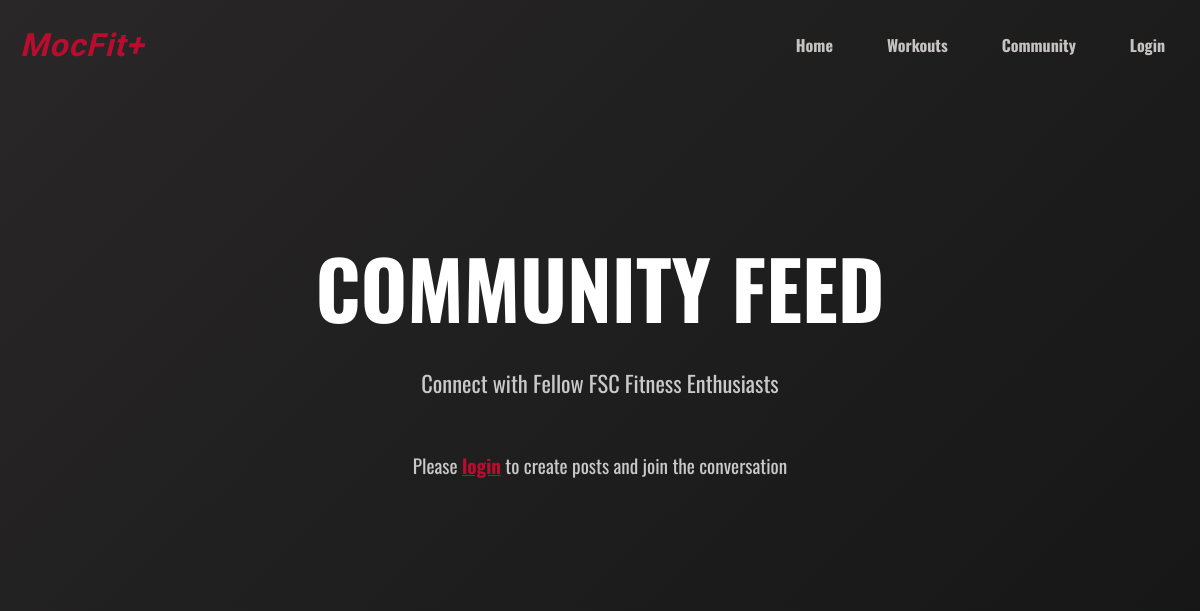
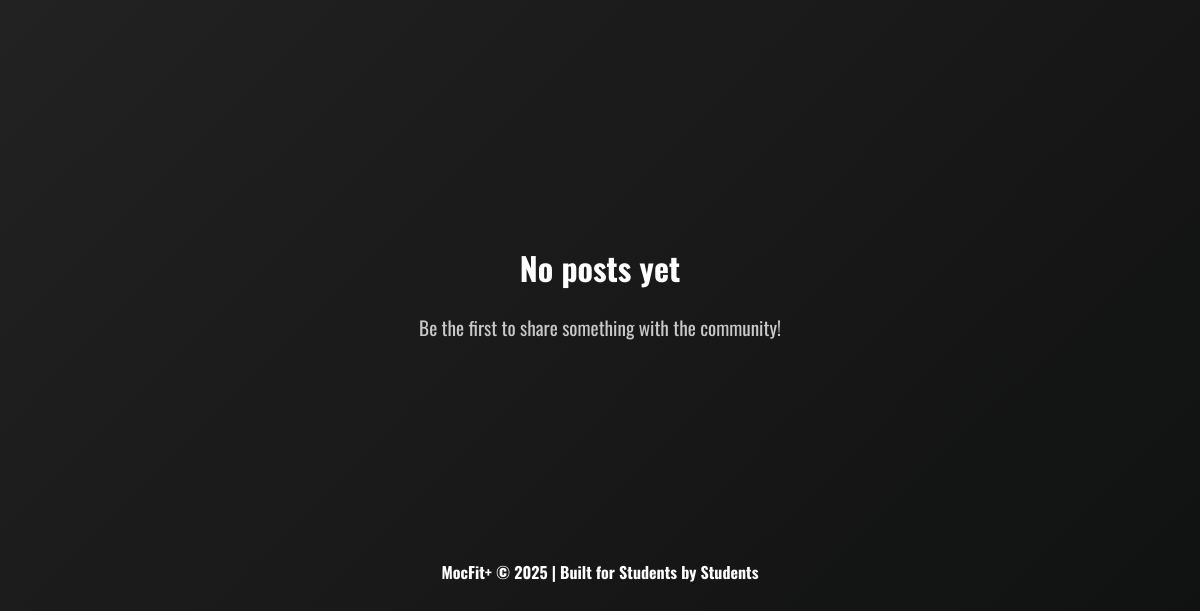
The app's page /community/, older data (2 pictures, top to bottom).
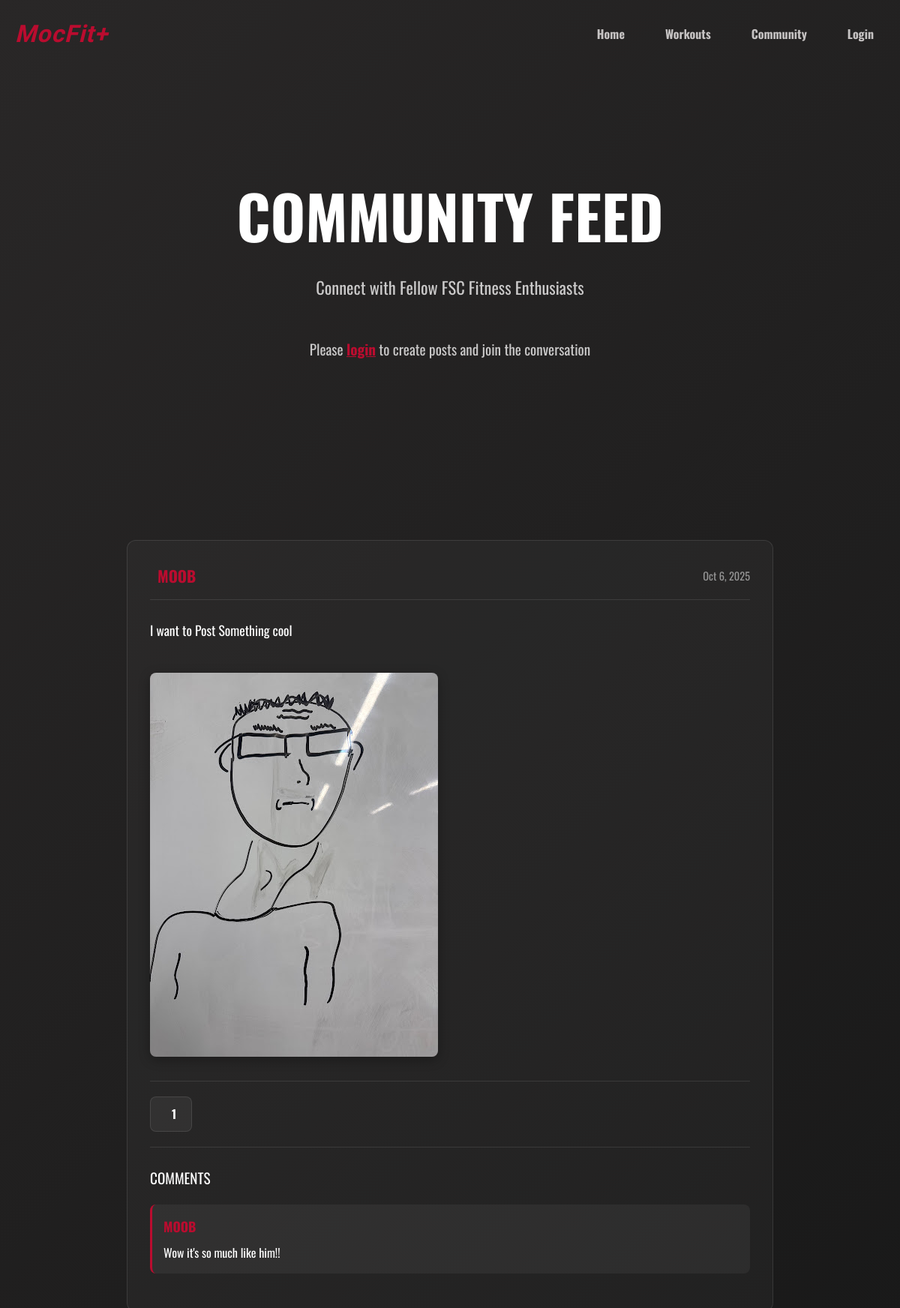
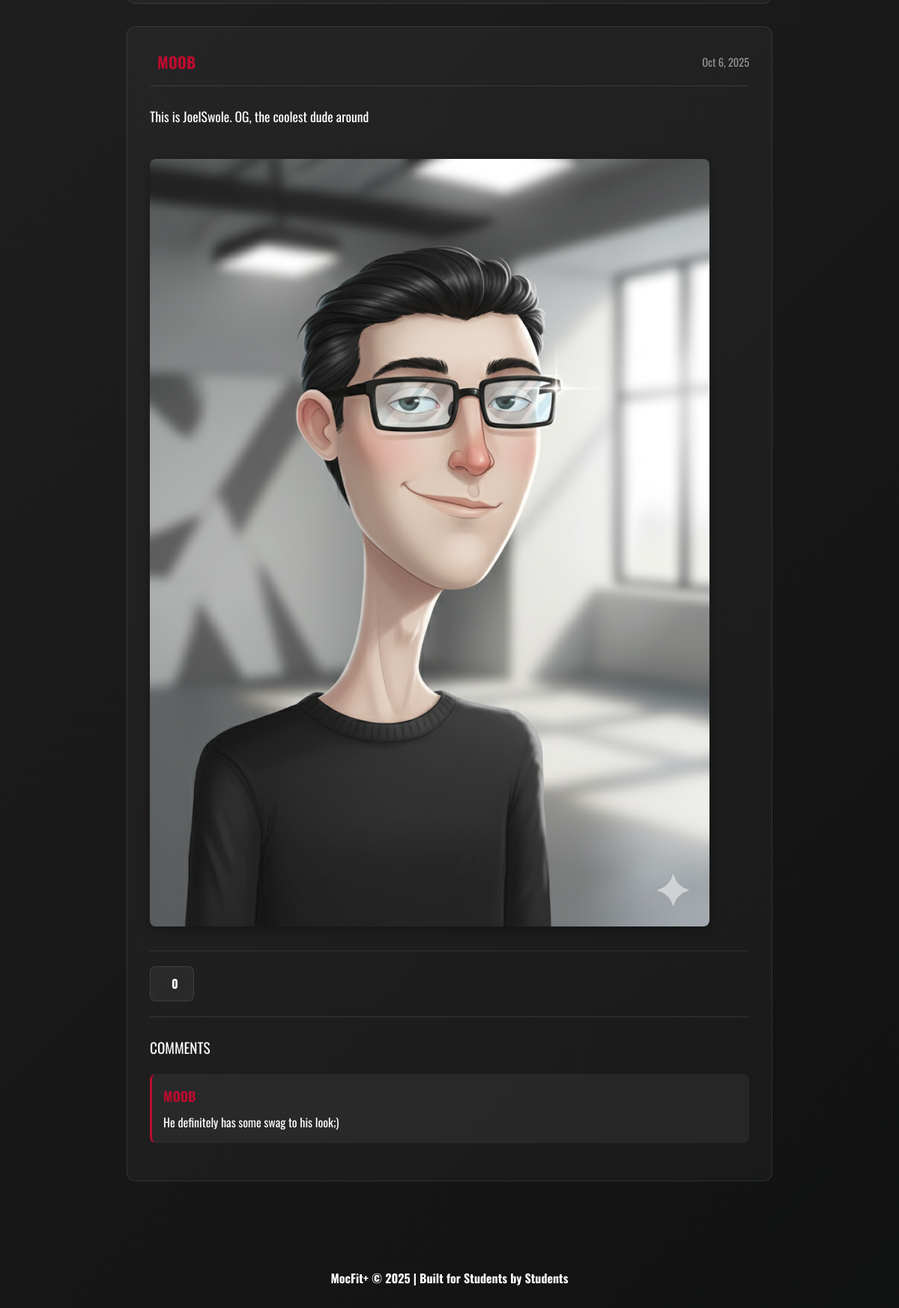
The same page, newer data (2 pictures, top to bottom).
### community_page/models.py (models this page shows, shortened)
class Post(models.Model):
    author = models.ForeignKey(User, on_delete=models.CASCADE, related_name='posts')
    content = models.TextField(blank=True)
    image = models.ImageField(upload_to='posts/', blank=True, null=True)
    created_at = models.DateTimeField(auto_now_add=True)
    likes = models.ManyToManyField(User, related_name='liked_posts', blank=True)
    def total_likes(self):
        return self.likes.count()

class Comment(models.Model):
    post = models.ForeignKey(Post, on_delete=models.CASCADE, related_name='comments')
    author = models.ForeignKey(User, on_delete=models.CASCADE)
    content = models.TextField()
    created_at = models.DateTimeField(auto_now_add=True)

### community_page/views.py (the view)
# urls.py: path('', views.index, name='community_home'),
def index(request):
    posts = Post.objects.annotate(
        like_count=Count('likes')
    ).order_by('-like_count', '-created_at')
    comment_form = CommentForm()
    return render(request, 'community_page/index.html', {
        'posts': posts,
        'comment_form': comment_form
    })

### community_page/templates/community_page/index.html (shortened to what this page needs)
<!DOCTYPE html>
<html lang="en">
<head>
    {% load static %}
    <link rel="stylesheet" href="{% static '/home/style.css' %}">
    <link rel="stylesheet" href="{% static '/community/community.css' %}">
</head>
<body>
    <nav class="navbar">
        <div class="nav-container">
            <a href="/" class="logo">MocFit+</a>
            <ul class="nav-links">
                <li><a href="/">Home</a></li>
                <li><a href="/workouts/">Workouts</a></li>
                <li><a href="/community/">Community</a></li>
                <li><a href="/accounts/">Login</a></li>
            </ul>
        </div>
    </nav>
    <section class="community-hero">
        <div class="hero-content">
            <h1>Community Feed</h1>
            <h2>Connect with Fellow FSC Fitness Enthusiasts</h2>
            {% if user.is_authenticated %}
                <a href="{% url 'create_post' %}" style="padding: 30px 60px; font-size: 1.2rem; background: linear-gradient(135deg, #ba0c2f, #d10e35); color: white; text-decoration: none; display: inline-block; font-weight: bold; border-radius: 5px;">+ Create Post</a>
                    <i class="material-symbols-outlined"></i>
                </button>
            {% else %}
                <p class="login-prompt">Please <a href="/accounts/">login</a> to create posts and join the conversation</p>
            {% endif %}
        </div>
    </section>
    <section class="posts-section">
        <div class="posts-container">
            {% for post in posts %}
            <div class="post-card">
                <div class="post-header">
                    <div class="author-info">
                        <h3>{{ post.author.username }}</h3>
                    </div>
                    <p class="post-date">{{ post.created_at|date:"M j, Y" }}</p>
                </div>
                <div class="post-content">
                    <p>{{ post.content }}</p>
                    {% if post.image %}
                        <img src="{{ post.image.url }}" alt="Post image" class="post-image">
                    {% endif %}
                </div>
                <div class="post-actions">
                    {% if user.is_authenticated %}
                        <form action="{% url 'like_post' post.id %}" method="post" class="like-form" data-post-id="{{ post.id }}">
                            {% csrf_token %}
                            <button type="button" class="action-btn like-btn {% if user in post.likes.all %}liked{% endif %}">
                                <i class="material-symbols-outlined">favorite</i>
                                <span class="like-count">{{ post.total_likes }}</span>
                            </button>
                        </form>
                    {% else %}
                        <span class="action-btn">
                            <span>{{ post.total_likes }}</span>
                        </span>
                    {% endif %}
                </div>
                <div class="comments-section">
                    <h4>Comments</h4>
                    <div class="comments-list">
                        {% for comment in post.comments.all %}
                            <div class="comment">
                                <strong>{{ comment.author.username }}</strong>
                                <p>{{ comment.content }}</p>
                            </div>
                        {% empty %}
                            <p class="no-comments">No comments yet. Be the first to comment!</p>
                        {% endfor %}
                    </div>
                </div>
            </div>
            {% empty %}
            <div class="no-posts">
                <h2>No posts yet</h2>
                <p>Be the first to share something with the community!</p>
            </div>
            {% endfor %}
        </div>
    </section>
    <footer>
        <p>MocFit+ © 2025 | Built for Students by Students</p>
    </footer>
</body>
</html>

### mocfit/home/static/home/style.css (style rules this page uses)
body { line-height: 1.6; margin: 0px !important; background: linear-gradient(135deg, #292727 0%, #101111 100%); padding: 0px !important; font-family: 'Oswald'; }
h1 { font-size: 2rem; font-weight: normal; margin: 0px; padding: 20px 0 0 0; line-height: 1.2; text-align:center; color: white; text-transform: uppercase; }
h4 { font-size: 1.3rem; margin-bottom: 2.5rem; color: #666; font-weight: 400; text-align: center; }
section { min-height: 75vh; }
.navbar { background: transparent; position:fixed; top:0; width: 100%; z-index:1000; transition: all 0.3s ease; }
.nav-container { max-width: 1400px; margin: 0 auto; display: flex; justify-content: space-between; align-items: center; padding: 20px 20px; }
.logo { font-family: 'Michroma'; font-size: 2rem; letter-spacing: 1px; font-style: italic; font-weight: bold;; }
.navbar a { text-decoration: none; color: #ba0c2f; }
.nav-links { display: flex; gap: 40px; list-style: none; color: rgb(202, 201, 201); }
.nav-links a { position: relative; font-weight: bold; display: inline-block; padding: 10px 15px; text-decoration: none; color: rgb(197, 194, 194); transition: color 0.3s ease; z-index: 1; }
.nav-links { list-style: none; display: flex; align-items: center; margin: 0; gap: 1.5rem; padding: 0px !important; background: transparent; }
.nav-links li { display: inline-block; font-size: 1rem; }
footer { display: flex; justify-content: center; align-items: center; min-height: 100px; padding: 20 0 20 0; margin: 20 0 20 0; }
footer p { color: white !important; padding: 5px !important; margin: 0px; font-size: 1rem; font-weight: bold; margin: 20 0 20 0; }

### community_page/static/community/community.css (style rules this page uses)
.community-hero { display: flex; align-items: center; justify-content: center; text-align: center; padding: 120px 40px 80px 40px; position: relative; min-height: 60vh; }
.community-hero .hero-content h1 { font-size: 5rem; font-weight: 900; margin-bottom: 30px; color: white; }
.community-hero .hero-content h2 { font-size: 1.4rem; color: rgb(202, 201, 201); font-weight: 400; margin-bottom: 50px; }
.login-prompt { color: rgb(202, 201, 201); font-size: 1.2rem; margin-top: 30px; }
.login-prompt a { color: #ba0c2f; font-weight: bold; text-decoration: underline; }
.posts-section { padding: 40px 20px 80px; min-height: auto; display: flex; justify-content: center; align-items: center; }
.posts-container { max-width: 900px; width: 100%; margin: 0 auto; display: flex; flex-direction: column; gap: 30px; align-items: center; }
.post-card { background: rgba(255, 255, 255, 0.03); border: 1px solid rgba(255, 255, 255, 0.1); border-radius: 12px; padding: 30px; transition: all 0.4s ease; width: 100%; max-width: 800px; margin: 0 auto; }
.post-header { display: flex; justify-content: space-between; align-items: center; margin-bottom: 20px; padding-bottom: 15px; border-bottom: 1px solid rgba(255, 255, 255, 0.1); }
.author-info { display: flex; align-items: center; gap: 10px; }
.post-header h3 { margin: 0; color: #ba0c2f; font-size: 1.3rem; text-transform: none; font-weight: bold; }
.post-date { color: rgb(150, 150, 150); font-size: 0.9rem; margin: 0; }
.post-content { margin: 25px 0; }
.post-content p { color: white; line-height: 1.8; font-size: 1.1rem; margin-bottom: 20px; }
.post-image { max-width: 100%; height: auto; border-radius: 8px; margin-top: 20px; box-shadow: 0 4px 15px rgba(0, 0, 0, 0.3); }
.post-actions { display: flex; gap: 20px; margin: 20px 0; padding: 20px 0; border-top: 1px solid rgba(255, 255, 255, 0.1); border-bottom: 1px solid rgba(255, 255, 255, 0.1); }
.action-btn { display: inline-flex; align-items: center; gap: 8px; padding: 10px 20px; background: rgba(255, 255, 255, 0.05); color: white; border: 1px solid rgba(255, 255, 255, 0.1); border-radius: 8px; font-weight: bold; cursor: pointer; transition: all 0.3s ease; font-family: 'Oswald'; font-size: 1rem; }
.post-actions { display: flex; align-items: center; gap: 25px; justify-content: flex-start; }
.comments-section { margin-top: 25px; }
.comments-section h4 { color: white; font-size: 1.2rem; margin-bottom: 20px; text-align: left; text-transform: uppercase; }
.comments-list { margin-bottom: 20px; display: flex; flex-direction: column; gap: 15px; }
.comment { background: rgba(255, 255, 255, 0.05); padding: 15px; border-radius: 8px; border-left: 3px solid #ba0c2f; }
.comment strong { color: #ba0c2f; display: block; margin-bottom: 8px; font-size: 1.1rem; font-weight: bold; }
.comment p { color: white; margin: 0; font-size: 1rem; line-height: 1.6; }

Row changes from the older to the newer data that the page shows:
added Post: author.username "MOOB", created_at "Oct 6, 2025", content "I want to Post Something cool", image (picture), total_likes "1"
added Comment: author.username "MOOB", content "Wow it's so much like him!!"
added Post: author.username "MOOB", created_at "Oct 6, 2025", content "This is JoelSwole. OG, the coolest dude around", image (picture), total_likes "0"
added Comment: author.username "MOOB", content "He definitely has some swag to his look;)"
Text that changed along with them:
text no longer shown: "No posts yet Be the first to share something with the community!"
